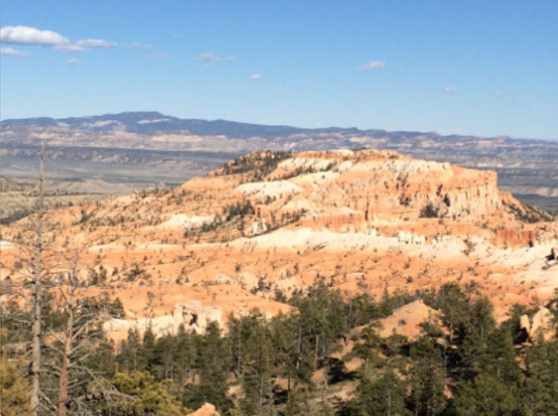
#> input picture assignment_7/assgImg_1.png, 558 x 416 px
$ jupyter execute Project_07.ipynb
#> lines starting #> are read from the running program, lines starting #| are printed output that depends on the picture
[cell 1]
import cv2
import numpy as np
import matplotlib.pyplot as plt

[cell 2]
# loading two images
image_left= cv2.imread("assignment_7/assgImg_1.png") #left
#> image_left is the input picture: shape (416, 558, 3); mean B, G, R 146.2, 155.1, 161.7
image_right= cv2.imread("assignment_7/assgImg_2.png") #right
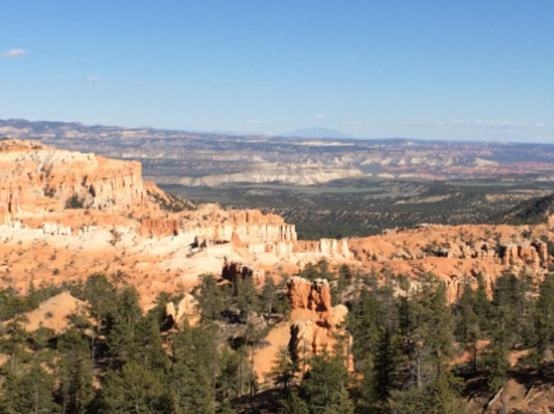
#> input picture assignment_7/assgImg_2.png, 554 x 414 px
#> image_right is the input picture: shape (414, 554, 3); mean B, G, R 137, 141.7, 143.8

# setting pixels
r_w = 500
r_h = 500

# resizing the images using opencv resize function
image_left = cv2.resize(image_left,(r_w,r_h),interpolation = cv2.INTER_AREA)
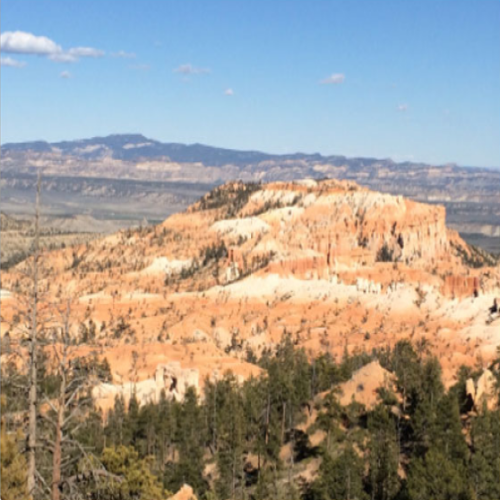
#> image_left: shape (500, 500, 3); mean B, G, R 146.2, 155, 161.6
image_right = cv2.resize(image_right,(r_w,r_h),interpolation = cv2.INTER_AREA)
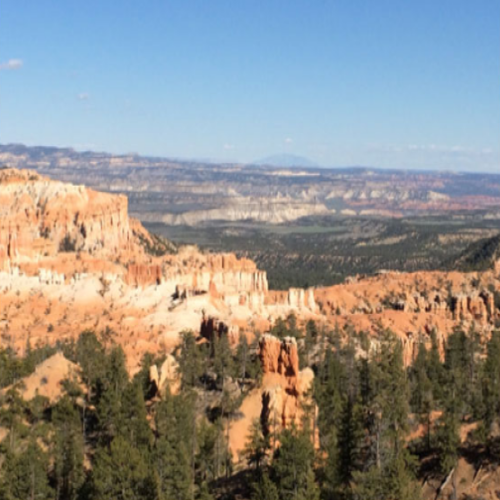
#> image_right: shape (500, 500, 3); mean B, G, R 136.9, 141.6, 143.7

# Converting image to grayscale
gray_image_left = cv2.cvtColor(image_left ,cv2.COLOR_BGR2GRAY)
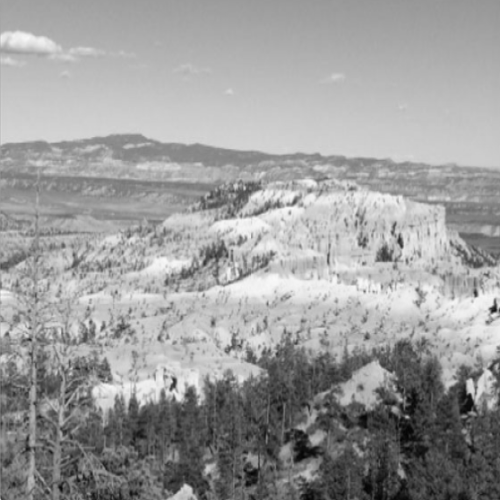
#> gray_image_left: shape (500, 500); min 3, max 249, mean 156
gray_image_right = cv2.cvtColor(image_right,cv2.COLOR_BGR2GRAY)
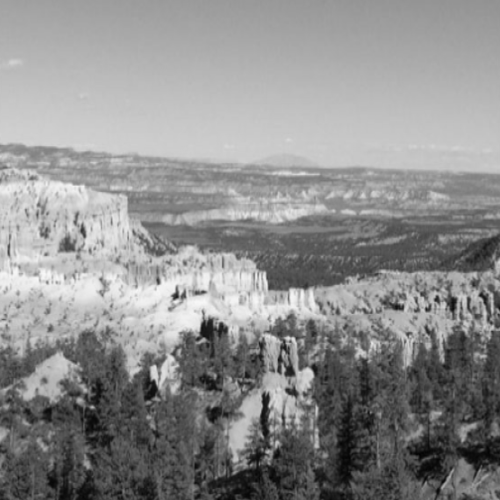
#> gray_image_right: shape (500, 500); min 2, max 248, mean 141.7

cv2.imwrite('before_panoram_original_images.jpg',np.hstack((image_left,image_right)))
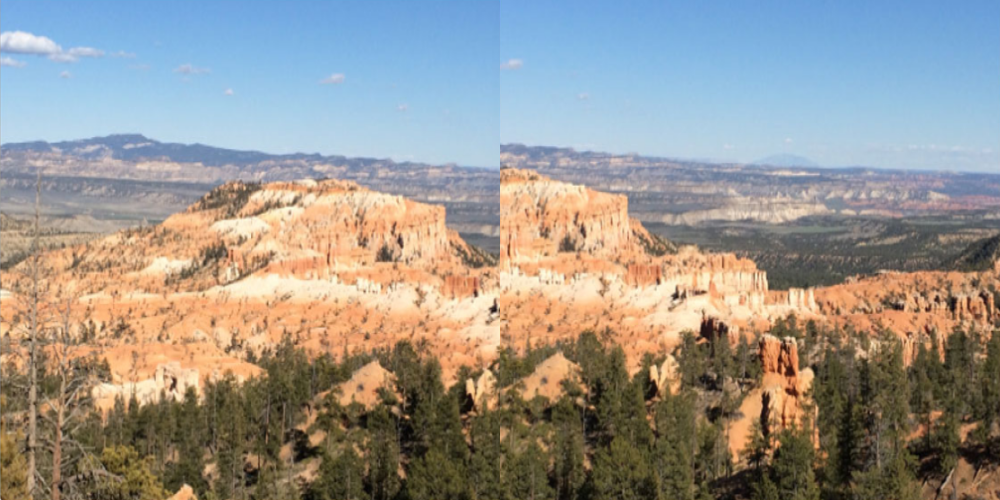
#> saved as before_panoram_original_images.jpg: shape (500, 1000, 3); mean B, G, R 141.5, 148.3, 152.6
#> Out = True
#cv2.waitKey(0)

[cell 3]
#function to detect keypoints and describe them as feature vectors

def keypoints_features(gray_image):
    #create an instance of the object detector and descriptor
    descriptor = cv2.SIFT_create()
    (kpts,features)=descriptor.detectAndCompute(gray_image,None) #detect and extract the features from images
#> kpts = 2981 keypoints; strongest (x, y, size): (175, 296, 4.4), (266, 399, 6.4), (437, 299, 3.8), (209, 328, 12.9)

    KeyPts = []

    for pts in kpts:
        pt = np.float32(pts.pt) #converting keypoints from keypoints object to numpy array
        KeyPts.append(pt)
#> this loop made 2981 passes
#> (pts, pt) on passes 1, 3, 4: (keypoint at (2.7, 448.4), size 2, [2.68, 448.4]), (keypoint at (2.8, 335.7), size 2.6, [2.81, 335.7]), (keypoint at (2.8, 335.7), size 2.6, [2.81, 335.7])
#> after the loop, KeyPts = 2981 pairs, first value 2.68 to 497.1, second value 142.1 to 496.4

    return (KeyPts,features) #return the keypoints and features

[cell 4]
(kpts_1,features_1)=keypoints_features(gray_image_right) # calling keypoint_fetaures function
#> kpts_1 has the same summary as KeyPts in keypoints_features
(kpts_2,features_2)=keypoints_features(gray_image_left) # detect and extract the features from images
#> in keypoints_features (call 2), `(kpts,features)=descriptor.detectAndCompute(gray_image,None)`: kpts = 3300 keypoints; strongest (x, y, size): (493, 309, 4.7), (400, 241, 4.6), (174, 380, 3.5), (407, 417, 2.7)
#> the loop in keypoints_features (call 2), `for pts in kpts:` made 3300 passes
#> (pts, pt) on passes 2 to 4: (keypoint at (2.5, 363.7), size 2.1, [2.51, 363.7]), (keypoint at (2.6, 291.5), size 2.9, [2.59, 291.5]), (keypoint at (3.2, 232.6), size 2.5, [3.21, 232.6])
#> kpts_2 = 3300 pairs, first value 2.3 to 496.9, second value 32.99 to 497.1
print(features_1)
#> (printed output is left out)

### Creating matching points function (step 2 & step 3)

[cell 5]
def match_pts(KeyPts_1,KeyPts_2,features_1,features_2,ratio=0.75,thresh=4.0):#0.75,4.0
#> called with ratio = 0.75, thresh = 4
    match_method = cv2.DescriptorMatcher_create("BruteForce") #creating Brute force matcher object

    '''using K nearest neighbor method to match the features.
       the number of nearest neighbor is set to 2'''

    nearest_neighbor = 2
    rawmatches = match_method.knnMatch(features_1,features_2,nearest_neighbor)  #match descriptors(features)
#> rawmatches = 2981 matches
    matches = []

    # ratio test to retain only the good matche
    #loop over the rawmatches
    for match in rawmatches:
        '''checking the distance of the two matches with the ratio under consideration'''
        if len(match)==2 and match[0].distance < match[1].distance * ratio:
            matches.append((match[0].trainIdx,match[0].queryIdx))
#> after the loop, matches = 639 pairs, first value 83 to 3294, second value 12 to 2778


    #A minimum of four matches is required to calculate the homography_matrix
    #the matrix contains the information to warp the images

    if len(matches) > 4:
        pts_image1 = [] # constructing the two sets of points
        pts_image2 = []
        '''converting the keypoints to numpy arrays before passing them for calculating Homography Matrix.
        Because we are supposed to pass 2 arrays of coordinates to cv2.findHomography, as in I have these points in image1,
        and I have points in image-2, so now what is the homography matrix to transform the points from image 1 to image 2'''

        for _,index in matches:
            pts = np.float32(KeyPts_1[index])
            pts = KeyPts_1[index]
            pts_image1.append(pts)
#> this loop made 639 passes
#> index on passes 1 to 3: 12, 17, 19
#> after the loop, pts_image1 = 639 pairs, first value 4.47 to 462.6, second value 142.2 to 490.5

        for index,_ in matches:
            pts = np.float32(KeyPts_2[index])
            pts = KeyPts_2[index]
            pts_image2.append(pts)
#> this loop made 639 passes
#> index on passes 1 to 3: 2298, 2292, 2313
#> after the loop, pts_image2 = 639 pairs, first value 15.22 to 496.3, second value 154.3 to 494.7

        pts_image1 = np.array(pts_image1,dtype = np.float32)
        pts_image2 = np.array(pts_image2,dtype = np.float32)

        #computing the homography btween the two sets of points
        (Homography_matrix,status)=cv2.findHomography(pts_image1,pts_image2,cv2.RANSAC,thresh)
#> Homography_matrix = [[0.837, -0.0108, 323], [-0.0617, 0.969, 16.35], [-0.000316, 3.15e-06, 1]]; status = 639 values, max 1 at index 0, min 0 at index 414, mean 0.992

        return (matches,Homography_matrix,status)  #return the matches along with homography matrix status of each matched pair

    return None  #return none ,when no homography computed

[cell 6]
M = match_pts(kpts_1,kpts_2,features_1,features_2) # matching features between two images using match_pts function

#if match is none,then there aren’t enough matched keypoints to create a panorama
if M is None:
    point("No matches found")
    exit()

(matches,Homography_matrix,status) = M

[cell 7]
print('Homography_matrix',Homography_matrix)
#| Homography_matrix [[ 8.36627478e-01 -1.08449747e-02  3.23045906e+02]
#|  [-6.17305690e-02  9.69205883e-01  1.63527080e+01]
#|  [-3.15696453e-04  3.14757941e-06  1.00000000e+00]]

'''Explaination

1. As we can see match_pts functions takes four arguments:keyPts_1,features_1 associated with image_1 and
   keyPts_2,features_2 associated with image_2,ratio and threshold.

2. Matching features together is actually a fairly straightforward process.We simply loop over the descriptors
   from both images,compute the distances,and find the smallest distance for each pair of descriptors.

3. For the above task,OpenCV has a built-in function called cv2.DescriptorMatcher_create that constructs the feature matcher.

4. The BruteForce value indicates that we are going to exhaustively compute the Euclidean distance between all feature vectors
   from both images and find the pairs of descriptors that have the smallest distance.

#feature matching

5. rawmatches = match_method.knnMatch(features_1,features_2,nearest_neighbor),in this knn-match performs the K-NN matching
   between the two feature vector sets using k=2(indicating the top two matches for each feature vector are returned).

6. the reason we want the top two matches rather than just the top one match is because we need to apply David Lowe’s ratio test
   for false-positive match pruning.

7. Actually in line 5 we have computed the rawMatches for each pair of descriptors — but there is a chance that some of
   these pairs are false positives,meaning that the image patches are not actually true matches.

8. In an attempt to prune these false-positive matches, we can loop over each of the rawMatches individually
   and apply Lowe’s ratio test, which is used to determine high-quality feature matches.
   Typical values for Lowe’s ratio are normally in the range [0.7, 0.8].

9. Basically in lowe's test, when we match the keypoints,we reject the matches in which the ratio of the distances to the
   nearest neighbor and the second nearest neighbor is greater than a certain threshold.
   This helps us in discarding the points that are not distinct enough.
   So, we use that concept here to keep only the good matches and discard the rest.

#Homography calculation

9. To Compute a homography between two sets of points requires minimum of four matches.if less matches are found,
   there will no homograpy computed and it will returns to None.


10. findHomography method uses RANSAC alogorithm which produces right matches(inliers)even in presence of large number
    of bad matches(outliers).

'''

### Creating Visualize_matches function

[cell 8]
def visualize_matches(image_1,image_2,KeyPts_1,KeyPts_2,matches,status):
    #initialize the output visualization image
    (h_1,w_1)=image_1.shape[0],image_1.shape[1]
#> h_1 = 500; w_1 = 500
    (h_2,w_2)=image_2.shape[0],image_2.shape[1]
#> h_2 = 500; w_2 = 500
    stacked_image = np.zeros((max(h_1,h_2),w_1 + w_2,3),dtype="uint8") # create output image that concatenate two images together
    stacked_image[0:h_1,0:w_1] = image_1
    stacked_image[0:h_2,w_1:] = image_2
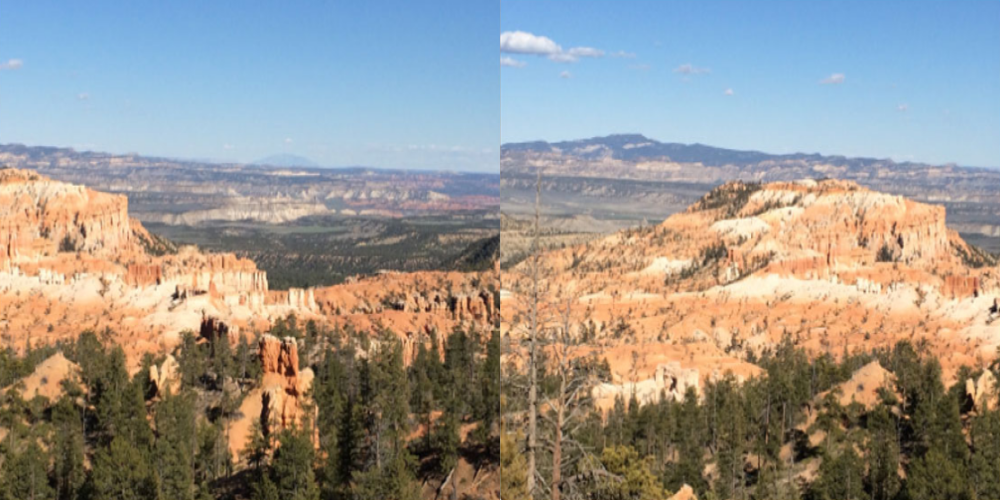
#> stacked_image: shape (500, 1000, 3); mean B, G, R 141.5, 148.3, 152.6

    #loop over the matches
    for ((trainIdx,queryIdx),stat) in zip(matches,status):
        #only process the match if the keypoint was successfully matched
        if stat == 1:

            #draw the match
            pt_1 = (int(KeyPts_1[queryIdx][0]),int(KeyPts_1[queryIdx][1]))
            pt_2 = (int(KeyPts_2[trainIdx][0]) + w_1,int(KeyPts_2[trainIdx][1]))
            cv2.line(stacked_image,pt_1,pt_2,(0,255,0),1)              # this function draw line to connect pt_1 & pt_2
#> this loop made 639 passes
#> (trainIdx, queryIdx, pt_1, pt_2) on passes 1 to 12: (2298, 12, (4, 359), (822, 364)), (2292, 17, (5, 484), (822, 485)), (2313, 19, (5, 167), (826, 178)), (2303, 20, (5, 384), (823, 389)), (2306, 22, (5, 314), (824, 321)), (2317, 24, (5, 179), (826, 189)), (2308, 26, (6, 355), (824, 361)), (2315, 31, (7, 261), (826, 269)), (2312, 33, (7, 436), (825, 439)), (2311, 34, (7, 430), (825, 433)), (2328, 35, (8, 164), (828, 175)), (2318, 36, (8, 391), (826, 396))
#> (pt_1, pt_2) on passes 61 to 66: ((22, 326), (840, 333)), ((23, 177), (843, 188)), ((23, 479), (839, 482)), ((23, 276), (842, 284)), ((23, 276), (842, 284)), ((24, 441), (841, 445))
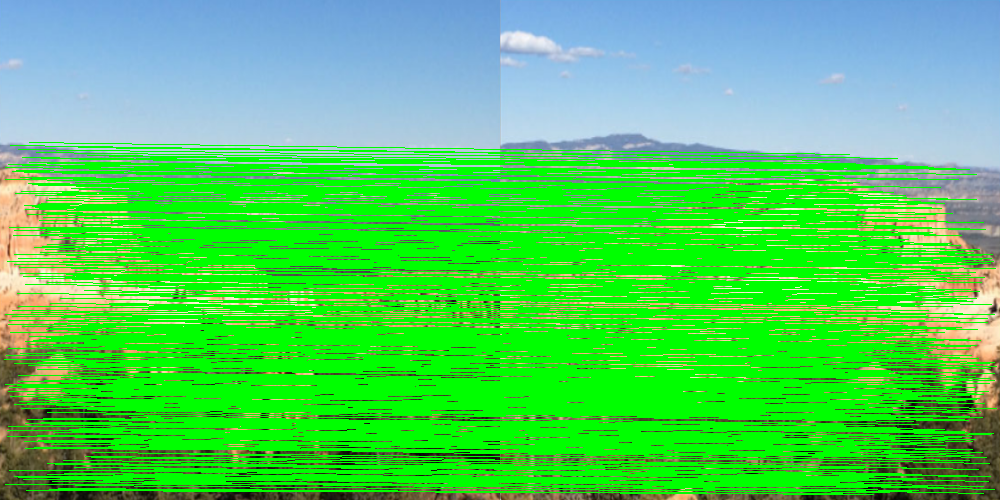
#> stacked_image: shape (500, 1000, 3); mean B, G, R 92.7, 207.4, 79.6

            #return the visualization
    return stacked_image

[cell 9]
keypts_matchimage = visualize_matches(image_right,image_left,kpts_1,kpts_2,matches[:],status) # calling visualize function

[cell 10]
cv2.imwrite("key_points_match_image.jpg",keypts_matchimage)
#> Out = True
#cv2.imshow("key points match",keypts_matchimage)
#cv2.waitKey(0)

'''Explaination

visualize_matches function takes six arguments:

1.two original images,

2.the set of keypoints associated with each image,

3.the initial matches after applying Lowe’s ratio test,

4.and finally the status list provided by the homography calculation.

5.In the second line of this function, we are defining the row and the column of the first and the second image.
  Then, we create a black image using the function np.zeros()

6.This image will have the same dimensions as the output image where two input images are stitched together.

7.That is why we will set the number of rows to the larger of the two values, and the number of columns will be
  the sum of both values.

8.The next step is to create for loop which will iterate through all matches.

9.using these variables, we can visualize the “inlier” keypoints by drawing a straight line from keypoint pt_1 in the
  first image to keypoint pt_2 in the second image.'''

## Stitch images together

[cell 11]
#applying a perspective warp to stitch the images together(step4)

stitched_image = cv2.warpPerspective(image_right,Homography_matrix,(image_right.shape[1] + image_left.shape[1],
                                                                    max(image_right.shape[0],image_left.shape[0])))
stitched_image[0:image_left.shape[0],0:image_left.shape[1]]=image_left

cv2.imwrite('stitched_image.jpg',stitched_image)
plt.imshow(cv2.cvtColor(stitched_image ,cv2.COLOR_BGR2RGB))
#cv2.waitKey(0)

'''Explaination

1.We can apply our transformation by calling the cv2.warpPerspective function.

2.The first parameter is our original image that we want to warp,the second is our transformation matrix M
(which will be obtained from step3), and the final parameter is a tuple,
 used to indicate the width and height of the output image.

3.For the calculation of the width and height of the final horizontal panoramic images,just add the widths of
  the individual images and for the height take the max from the 2 individual images.

4.we can see stitched image(panorama view) output images.'''

### Creating triming function

[cell 12]
# we can see there is dark side ,we are going to trim this part for better panorama view

def trim(frame):
    #crop top
    if not np.sum(frame[0]):
        return trim(frame[1:])
    #crop bottom
    elif not np.sum(frame[-1]):
        return trim(frame[:-2])
    #crop left
    elif not np.sum(frame[:,0]):
        return trim(frame[:,1:])
    #crop right
    elif not np.sum(frame[:,-1]):
        return trim(frame[:,:-2])
#> in trim (call 40), `return trim(frame[:,:-2])`:
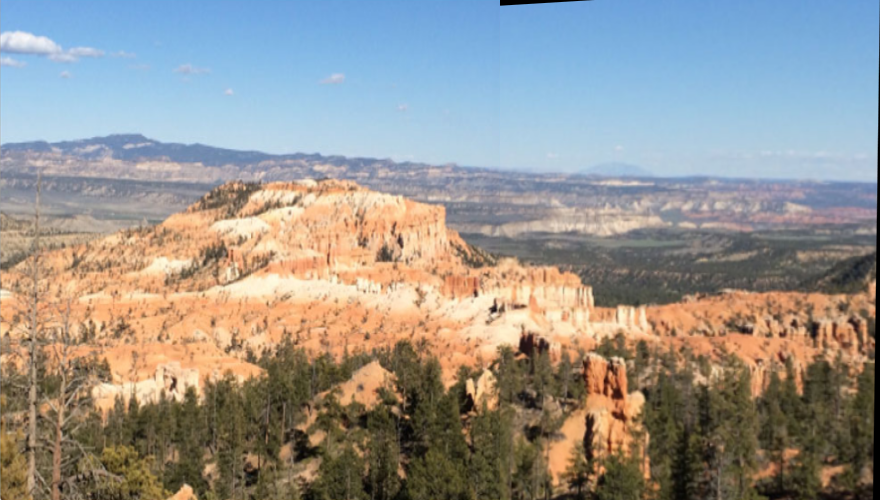
#> returned value: shape (500, 880, 3); mean of channels 0, 1, 2 142.8, 147.8, 150.9; drawn as B, G, R
    return frame

[cell 13]
Panorama_image = trim(stitched_image)
cv2.imwrite('Panorama_image.jpg',Panorama_image)
#> Out = True
#cv2.imshow('Panorama_image',Panorama_image)
#cv2.waitKey(0)

[cell 14]
# comparision of seperate images(image_left,image_right) and stitched image

cv2.imwrite('original(left,right) vs panorama.jpg',np.hstack((image_left,image_right,Panorama_image)))
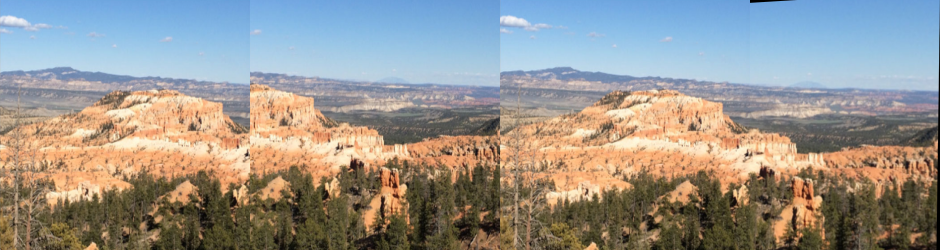
#> saved as original(left,right) vs panorama.jpg: shape (500, 1880, 3) (shown at 1/2 size); mean B, G, R 142.1, 148.1, 151.8
#> Out = True
